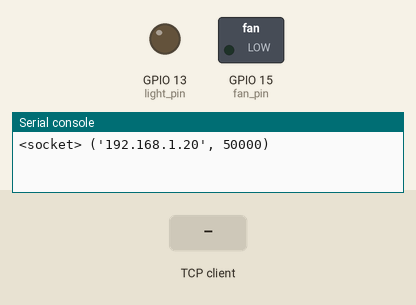
Simulated run of this program. Board: ESP8266 board running MicroPython. Parts: switched loads named in the program (green lamp = pin HIGH), output pins drawn as LEDs (lit = HIGH), the last lines printed to the serial console. The inputs (shaded band) are chosen by the test bench. One TCP client connects 1 s after the port opens and stays connected.

Above: at 1.2 s.
1.3 s: the TCP client sends "switch1_off"
At 2.7 s:
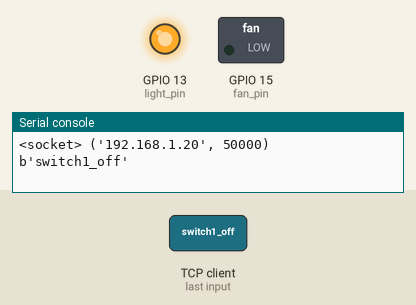
Timing chart, 0 to 4.3 s (numbered marks = the images above; inputs shaded):
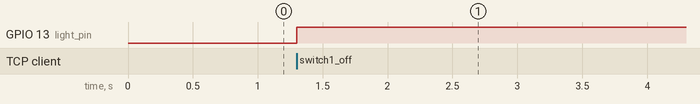

Measured:
- after the input at 1.3 s, GPIO 13 (light_pin): LOW → HIGH at once

The program:

main.py
```python
import socket
import machine
import network
light = 13
fan = 15
pir = 12
ip = network.WLAN(network.STA_IF).ifconfig()[0]
light_pin = machine.Pin(light,machine.Pin.OUT)
fan_pin = machine.Pin(fan, machine.Pin.OUT)
pir_pin = machine.Pin(pir, machine.Pin.IN)
adc = machine.ADC(0)
s = socket.socket()
s.bind((ip,7000))
s.listen(2)
flag = True
while flag:
    client, addr = s.accept()
    print(client,addr)
    data = client.recv(20)
    print(data)
    if(data==b'switch1_on'):
        light_pin.off()
    elif(data==b'switch1_off'):
        light_pin.on()
    elif(data==b'switch2_on'):
        fan_pin.off()
    elif(data==b'switch2_off'):
        fan_pin.on()
    elif(data==b'give_data'):
        pirvalue = str(pir_pin.value())
        gasvalue = str(adc.read())
        client.send((pirvalue+","+gasvalue).encode())
    elif(data==b'shutdown'):
        flag=False
    client.close()
```
